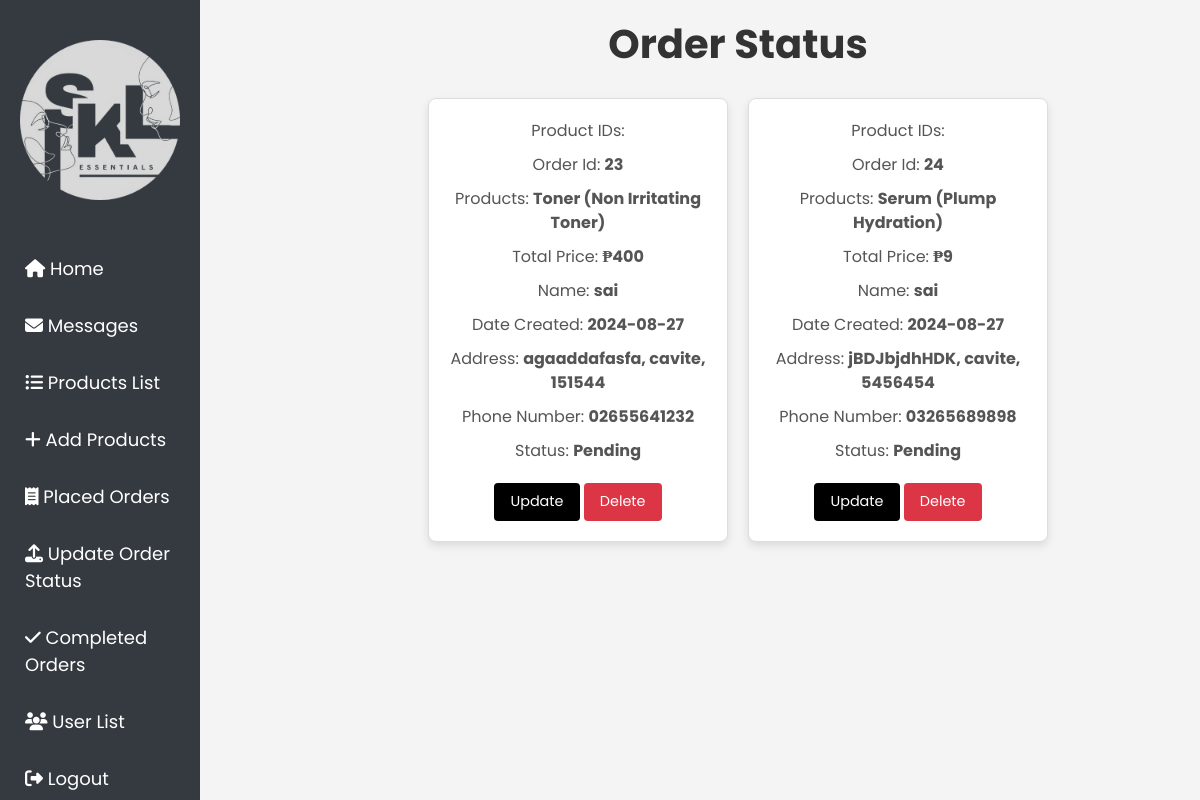
/admin_orders.php, run on an earlier commit of the app's database.
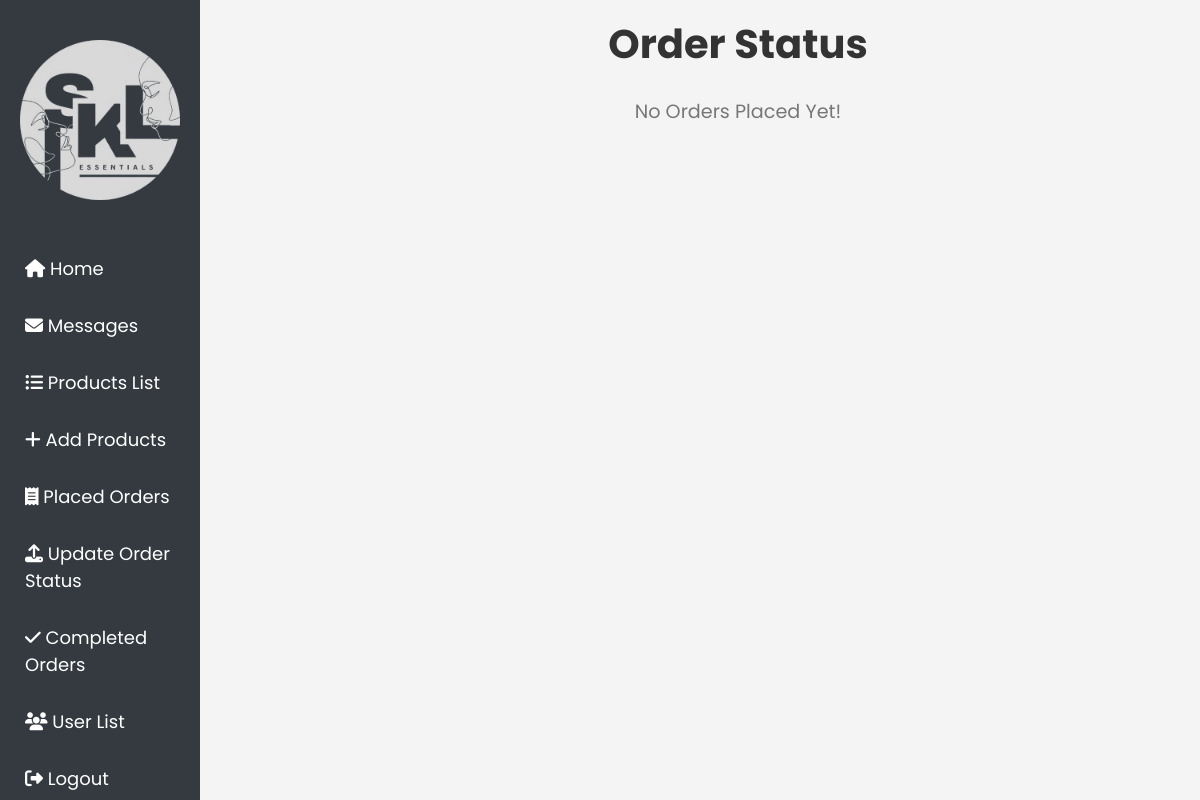
And on a later commit of the database.
### tables this page shows
CREATE TABLE `orders` (
  `id` int(100) NOT NULL,
  `user_id` int(100) NOT NULL,
  `name` varchar(20) NOT NULL,
  `number` varchar(11) NOT NULL,
  `email` varchar(50) NOT NULL,
  `method` varchar(50) NOT NULL,
  `address` varchar(500) NOT NULL,
  `product_names` varchar(1000) NOT NULL,
  `total_price` int(100) NOT NULL,
  `placed_on` date NOT NULL DEFAULT current_timestamp(),
  `payment_status` varchar(20) NOT NULL DEFAULT 'Pending'
);

### admin_orders.php (the view, shortened to what this page needs)
<?php
include('db.php');
?>
<!DOCTYPE html>
<html lang="en">
<head>
   <link href="https://stackpath.bootstrapcdn.com/bootstrap/4.5.2/css/bootstrap.min.css" rel="stylesheet">
   <link rel="stylesheet" href="https://cdnjs.cloudflare.com/ajax/libs/font-awesome/6.1.1/css/all.min.css">
   <link rel="stylesheet" href="admin_orderss.css">
</head>
<body>
<div class="sidebar">
    <img src="images/inverted.png" alt="">
    <a href="admin_page.php"><i class="fas fa-home"></i><span> Home</span></a>
    <a href="user_message.php"><i class="fas fa-envelope"></i><span> Messages</span></a>
    <a href="product_list.php"><i class="fas fa-list-ul"></i><span> Products List</span></a>
    <a href="add_product.php"><i class="fas fa-plus"></i><span> Add Products</span></a>
    <a href="admin_orders.php"><i class="fas fa-receipt"></i><span> Placed Orders</span></a>
    <a href="update_orders.php"><i class="fas fa-upload"></i><span> Update Order Status</span></a>
    <a href="completed_orders.php"><i class="fas fa-check"></i><span> Completed Orders</span></a>
    <a href="user_list.php"><i class="fas fa-users"></i><span> User List</span></a>
    <a href="admin_logout.php"><i class="fas fa-sign-out-alt"></i><span> Logout</span></a>
</div>
<center>
<section class="orders">
<h1 class="heading">Order Status</h1>
<div class="box-container">
   <?php
   $select_orders = $conn->prepare("SELECT * FROM `orders` WHERE `payment_status` != 'Completed'");
   $select_orders->execute();
   $result = $select_orders->get_result();
   if ($result->num_rows > 0) {
       while ($fetch_orders = $result->fetch_assoc()) {
   ?>
   <div class="box">
     <p>Product IDs: <span><?= htmlspecialchars($fetch_orders['product_ids']); ?></span></p>
      <p>Order Id: <span><?= htmlspecialchars($fetch_orders['id']); ?></span></p>
      <p>Products: <span><?= htmlspecialchars($fetch_orders['product_names']); ?></span></p>
      <p>Total Price: <span>₱<?= htmlspecialchars($fetch_orders['total_price']); ?></span></p>
      <p>Name: <span><?= htmlspecialchars($fetch_orders['name']); ?></span></p>
      <p>Date Created: <span><?= htmlspecialchars($fetch_orders['placed_on']); ?></span></p>
      <p>Address: <span><?= htmlspecialchars($fetch_orders['address']); ?></span></p>
      <p>Phone Number: <span><?= htmlspecialchars($fetch_orders['number']); ?></span></p>
      <p>Status: <span><?= htmlspecialchars($fetch_orders['payment_status']); ?></span></p>
      <div class="flex-btn">
         <a href="update_orders.php?id=<?= htmlspecialchars($fetch_orders['id']); ?>" class="option-btn">Update</a>
         <a href="admin_orders.php?delete=<?= htmlspecialchars($fetch_orders['id']); ?>" class="delete-btn" onclick="return confirm('Delete this order?');">Delete</a>
      </div>
   </div>
   <?php
       }
   } else {
       echo '<p class="empty">No Orders Placed Yet!</p>';
   }
   ?>
</div>
</section>
</center>
</body>
</html>

What changed in the data, as far as the page shows it:
removed orders: id "23", product_names "Toner (Non Irritating Toner)", total_price "400", name "sai", placed_on "2024-08-27", address "agaaddafasfa, cavite, 151544", number "02655641232", payment_status "Pending"
removed orders: id "24", product_names "Serum (Plump Hydration)", total_price "9", name "sai", placed_on "2024-08-27", address "jBDJbjdhHDK, cavite, 5456454", number "03265689898", payment_status "Pending"
Also different on the page:
text now shown: "No Orders Placed Yet!"
